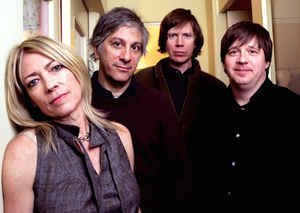
#> input picture data/Faces.jpg, 300 x 213 px
$ jupyter execute FaceDetector.ipynb
#> lines starting #> are read from the running program, lines starting #| are printed output that depends on the picture; after the words box and inside, x2 and y2 are one past the last pixel; in counts of white or black regions, pixels touching at a corner belong together
[cell 1]
import numpy as np
import cv2

[cell 2]
image = cv2.imread('./data/Faces.jpg')
#> image is the input picture: shape (213, 300, 3); mean B, G, R 74.7, 79, 101.3
cv2.imshow('Image',image)
cv2.waitKey()
cv2.destroyAllWindows()

[cell 3]
img = image.copy()
haar = cv2.CascadeClassifier('./data/haarcascade_frontalface_default.xml')

[cell 4]
gray = cv2.cvtColor(img,cv2.COLOR_BGR2GRAY)
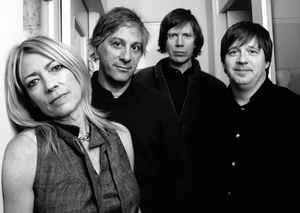
#> gray: shape (213, 300); min 0, max 255, mean 85.2
face_detct = haar.detectMultiScale2(gray,1.18,5)
#> face_detct = ([[163, 22, 36, 36], [97, 24, 57, 57], [218, 32, 51, 51]], [10, 23, 19])
for (x, y, w, h) in face_detct[0]:
    cv2.rectangle(img, (x, y), (x+w, y+h), (0, 255, 0), 2)
#> this loop made 3 passes
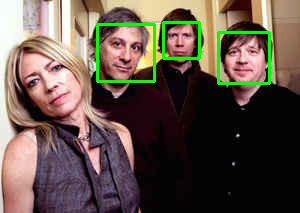
#> img: shape (213, 300, 3); 2.69% of pixels changed, all inside (x1, y1, x2, y2) = (96, 21, 271, 85)
num_faces = len(face_detct[0])
#> num_faces = 3
print(f"Number of faces detected: {num_faces}")
#| Number of faces detected: 3

cv2.imshow('Detected Face',img)
cv2.waitKey()
cv2.destroyAllWindows()

$ run again, with data/male_000281.jpg copied over data/Faces.jpg
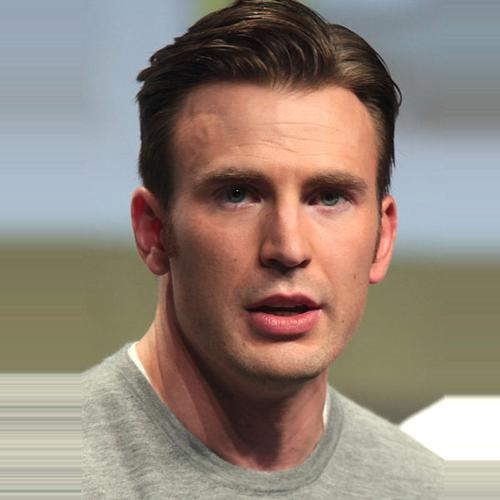
#> input picture data/male_000281.jpg, 500 x 500 px
#> image is the input picture: shape (500, 500, 3); mean B, G, R 122.1, 132.9, 146.2
#> `gray = cv2.cvtColor(img,cv2.COLOR_BGR2GRAY)`:
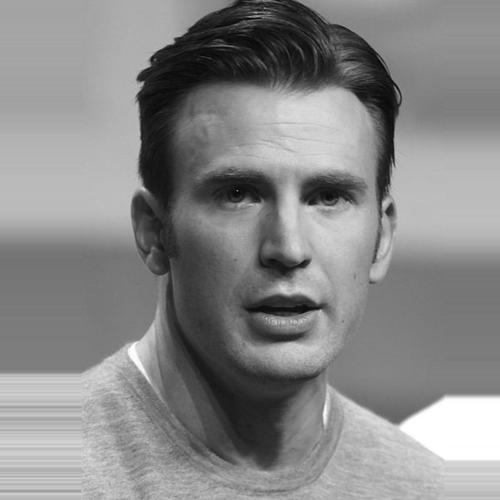
#> gray: shape (500, 500); min 1, max 255, mean 135.6
#> face_detct = ([[149, 86, 273, 273]], [59])
#> the loop `for (x, y, w, h) in face_detct[0]:` made 1 pass
#> after the loop `for (x, y, w, h) in face_detct[0]:`:
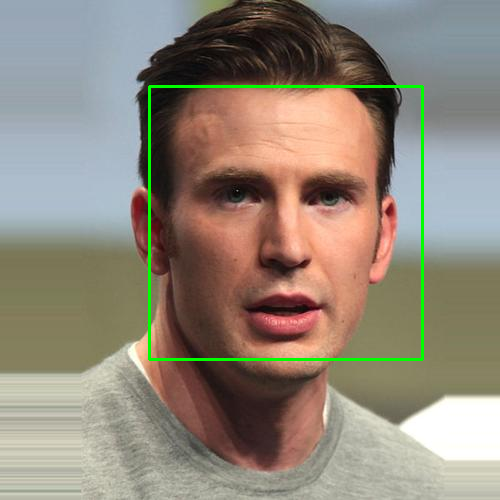
#> img: shape (500, 500, 3); 1.31% of pixels changed, all inside (x1, y1, x2, y2) = (148, 85, 424, 361)
#> num_faces = 1
#| Number of faces detected: 1
